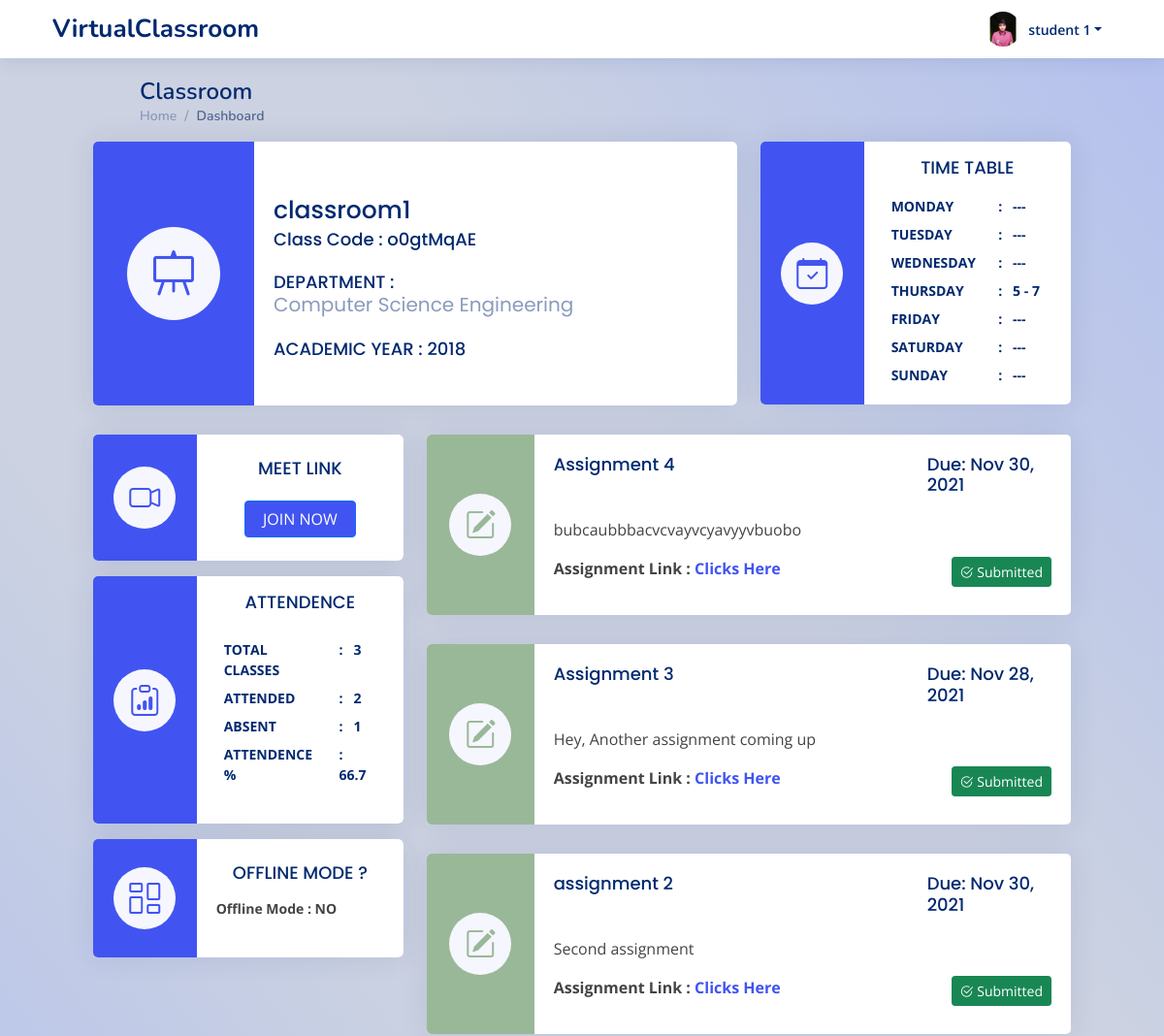
The page /student_subject/o0gtMqAE (signed in, upper part) on the database as committed earlier.
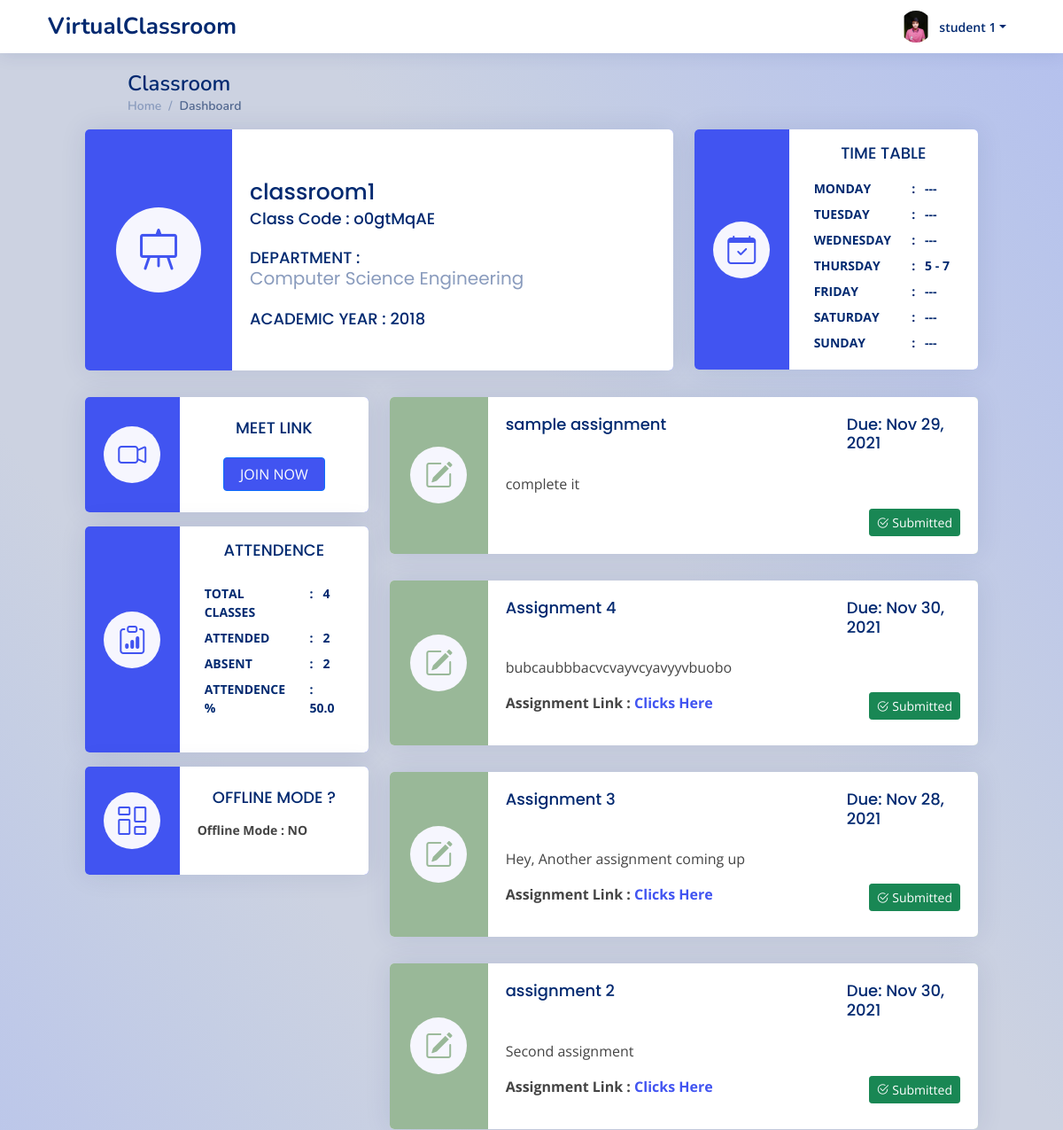
The same page on the database as committed later.
### myapp/models.py (models this page shows, shortened)
class Assignment(models.Model):
    assignmentId = models.CharField(max_length=10,primary_key=True)
    classId = models.ForeignKey(ClassRoom,on_delete=models.CASCADE)
    assignmentHeading = models.CharField(max_length=50,null=False)
    assignmentDescription = models.TextField(blank=False,null=False)
    publishedTime = models.DateTimeField(default=datetime.now,null=True)
    assignmentDueTime = models.DateTimeField(default=datetime.now,null=True)
    assignmentLink = models.TextField(blank=True,null=True)
    assignmentSubmission = models.TextField(null=True, blank=True, default='{}')

### myapp/views.py (the view, shortened to what this page needs)
# urls.py: path('student_subject/<pk>',views.studentSubject,name='studentSubject'),
@login_required
def studentSubject(request,pk):
    if request.user.is_active and not request.user.is_staff and not request.user.is_superuser:
        id=pk
        classDetails = ClassRoom.objects.get(classId=id)
        user=request.user
        userDetails = StudentDetails.objects.get(studentId = user.pk)
        attendenceObject = Attendence.objects.get(classId = id)
        attendenceList = json.loads(attendenceObject.studentAttendence)
        totalConducted = attendenceObject.totalClassConducted
        totalAttended = 0
        if user.username in attendenceList:
            totalAttended = int(attendenceList.get(user.username,0))
        totalAbsent = totalConducted - totalAttended
        if totalConducted > 0:
            attendencePercent = round((totalAttended/totalConducted)*100,1)
        else:
            attendencePercent = 0
        record = []
        record.append(totalConducted)
        record.append(totalAttended)
        announcements = Announcement.objects.filter(classId = id).annotate(type=Value('announcement', CharField()))
        assignments = Assignment.objects.filter(classId = id).annotate(type=Value('assignment', CharField()))
        all_items = list(assignments) + list(announcements)
        all_items_feed = sorted(all_items, key=lambda obj: obj.publishedTime,reverse=True)
        timeTable = {}
        strTime = classDetails.classTimeTable
        try:
            days = strTime.split('+')
            for x in days:
                curr = x.split(',')
                a = curr[0][1:]
                a=a.strip()
                a=a.strip("\'")
                b = curr[1]
                b=b.strip()
                b=b.strip("\'")
                c = curr[2][:len(curr[2])-1]
                c=c.strip()
                c=c.strip("\'")
                timeTable[a] = [b,c]
        except:
            timeTable={}
        classOfflineStatus = OfflineClass.objects.get(classId = id)
        eligible = False
        available = False
        opted = False
        try:
            vaccineStatus = VaccineStatus.objects.get(userId_id = user.pk)
            if vaccineStatus.vaccineDose >= classOfflineStatus.vaccineRequired:
                eligible = True
            else:
                eligible = False
        except:
            eligible = False
        if classOfflineStatus.offlineStatus == 'NO':
            None
        context={
            'class' : classDetails,
            'all_items_feed' : all_items_feed,
            'totalConducted' : totalConducted,
            'totalAttended' : totalAttended,
            'totalAbsent' : totalAbsent,
            'attendencePercent' : attendencePercent,
            'userDetails' : userDetails,
            'timeTable' : timeTable,
            'classOfflineStatus' : classOfflineStatus,
            'eligible' : eligible,
            'available' : available,
            'opted':opted
        }
        return render(request,'student/studentSubject.html',context)
    else:
        return redirect('studentLogin')

### myapp/views.py (called while the page is built)
@register.filter(name='get_start_time')
def get_start_time(d, k):
    return d[k][0]

@register.filter(name='get_end_time')
def get_end_time(d, k):
    return d[k][1]

### myapp/templates/student/studentSubject.html (shortened to what the changed rows need)
{% extends 'base.html' %}
{% block content %}
{% load static %}
  <main id="main" class="main px-md-5 mx-md-5" >
    <div class="pagetitle px-xxl-2 px-lg-5">
      <h1>Classroom</h1>
    </div>
    <section class="section dashboard px-xxl-2 px-lg-0">
      <div class="row">
        <div class="col-lg-4">
        <div class="card mb-3 info-card sales-card pb-0">
         <div class="row g-0" style="background: #4154f1">
           <div class="col-sm-8 bg-white">
             <div class="card-body mt-0  ">
               <div class="activity">
                 <div class="mx-auto mt-0">
                     <table class="table table-borderless ">
                     <tbody>
                         <tr >
                           <td class="py-1" style="color: #012970"><strong>: &nbsp; {{totalConducted}}</strong></td>
                         </tr>
                         <tr>
                           <td class="py-1" style="color:#012970"><strong >: &nbsp; {{totalAbsent}}</strong></td>
                         </tr>
                         <tr>
                           <td class="py-1" style="color:#012970"><strong>: &nbsp; {{attendencePercent}}</strong></td>
                         </tr>
                     </tbody>
                   </table>
                 </div>
               </div>
             </div>
           </div>
         </div>
       </div>
        </div>
        <div class="col-lg-8">
          <div class="row">
                {% if all_items_feed%}
                  {% for item in all_items_feed %}
                      {% if item.type == 'announcement' %}
                        <div class="">
                          <div class="card info-card sales-card pb-0">
                           <div class="row g-0" style="background: #355C7D">
                             <div class="col-sm-2 align-self-center ">
                               <div class="card-icon rounded-circle d-flex align-items-center justify-content-center mx-auto bg-white">
                                 <i class="bi bi-chat-right-text " style="color:#355C7D"></i>
                               </div>
                             </div>
                             <div class="col-sm-10 bg-white" >
                               <div class="card-body">
                                 <div class="">
                                   <div class="">
                                     <h5 class="card-title">{{item.announcementHeading}}</h5>
                                   </div>
                                 </div>
                                 {{item.announcementDescription}}
                               </div>
                             </div>
                           </div>
                         </div>
                         </div>
                      {% elif item.type == 'assignment' %}
                      <div class="">
                         <div class="card info-card sales-card  pb-0">
                           <div class="row g-0" style="background: #99B898" >
                             <div class="col-sm-2 align-self-center"  >
                               <div class="card-icon rounded-circle d-flex align-items-center justify-content-center mx-auto" style="">
                                 <i class="bi bi-pencil-square " style="color: #99B898"></i>
                               </div>
                             </div>
                             <div class="col-sm-10 bg-white">
                               <div class="card-body">
                                 <div class="d-flex justify-content-between">
                                   <div class="col-sm-9">
                                     <h5 class="card-title">{{item.assignmentHeading}}</h5>
                                   </div>
                                   <div class="col-sm-3">
                                     <h5 class="card-title">Due: {{item.assignmentDueTime |date:"M d, Y" }}</h5>
                                   </div>
                                 </div>
                                  <p>{{item.assignmentDescription}}</p>
                                  {% if item.assignmentLink %}
                                  <div class="d-flex justify-content-between">
                                    <p><strong>Assignment Link : <a href="{{item.assignmentLink}}">Clicks Here</a></strong></p>
                                    <div style="text-align:right;">
                                      {% if user.username in item.assignmentSubmission %}
                                        <button class="btn btn-success btn-sm" type="button" name="button"><span class="bi bi-check2-circle"> </span>Submitted</button>
                                      {% else %}
                                      <div class="">
                                        <a href="#" data-bs-toggle="modal" data-bs-target="#{{item.assignmentId}}">
                                          <button class="btn btn-primary btn-sm" type="button" name="button"><span class="bi bi-cloud-plus"> </span> Attach</button>
                                        </a>
                                      </div>
                                      {% endif %}
                                    </div>
                                  </div>
                                  {% else %}
                                  <div style="text-align:right;">
                                    {% if user.username in item.assignmentSubmission %}
                                      <button class="btn btn-success btn-sm" type="button" name="button"><span class="bi bi-check2-circle"> </span>Submitted</button>
                                    {% else %}
                                    <div class="">
                                      <a href="#" data-bs-toggle="modal" data-bs-target="#{{item.assignmentId}}">
                                        <button class="btn btn-primary btn-sm" type="button" name="button"><span class="bi bi-cloud-plus"> </span> Attach</button>
                                      </a>
                                    </div>
                                    {% endif %}
                                  </div>
                                  {% endif %}
                               </div>
                             </div>
                           </div>
                         </div>
                      </div>
                    {% endif %}
              {% endfor %}
              {% endif %}
          </div>
        </div>
      </div>
    </section>
  </main>
{% endblock %}

Rows that differ between the two databases and show on the page:
added Assignment: assignmentHeading "sample assignment", assignmentDueTime "Nov 29, 2021", assignmentDescription "complete it", assignmentLink "Submitted"
Other text that changed with them:
{{ totalConducted }}: "3" → "4"
{{ totalAbsent }}: "1" → "2"
{{ attendencePercent }}: "66.7" → "50.0"
